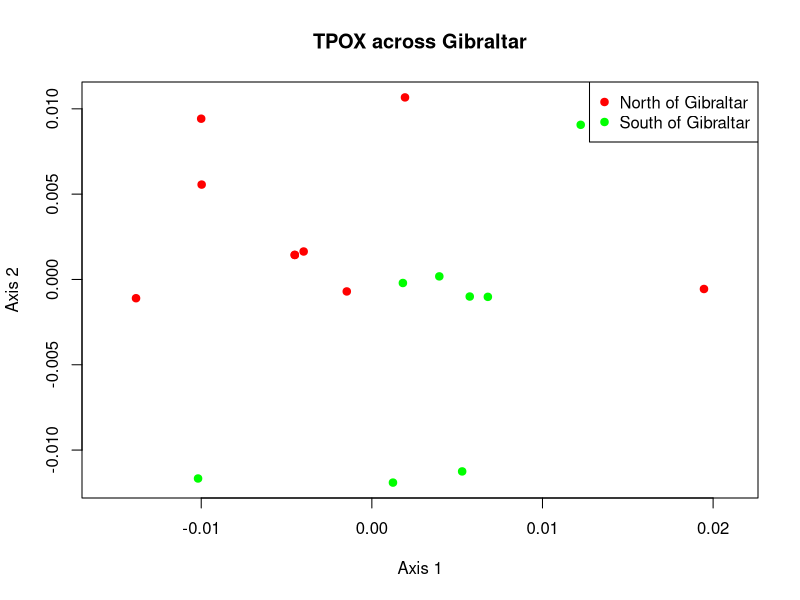

Write R code to recreate this figure.

# read input into R data frame
reynolds_frame <- read.table(file="locus_TPOX.mat",fill=TRUE,header=TRUE)

# make distance matrix and change into R dist object 
reynolds_matrix <- as.matrix(reynolds_frame)
reynolds_dist <- as.dist(reynolds_matrix)

# define colors to identify regions
region_colors <- rep("green",times=nrow(reynolds_frame))
region_colors[grep("Spain",colnames(reynolds_frame))] <- "red"

# required R library for this MDS
require(vegan)

# run the MDS
TPOX_MDS <- metaMDS(reynolds_dist)

# open PNG device to output graphic in PNG format
png(file="TPOX_MDS_plot.png")

# create the plot
plot(TPOX_MDS,type="n",xlab="Axis 1", ylab="Axis 2", main="TPOX across Gibraltar")

# add the points
points(TPOX_MDS,pch=19,col=region_colors)

# add a legend
legend("topright", legend=c("North of Gibraltar", "South of Gibraltar"), pch=19, col=c("red", "green"))

# close the PNG device
dev.off()
